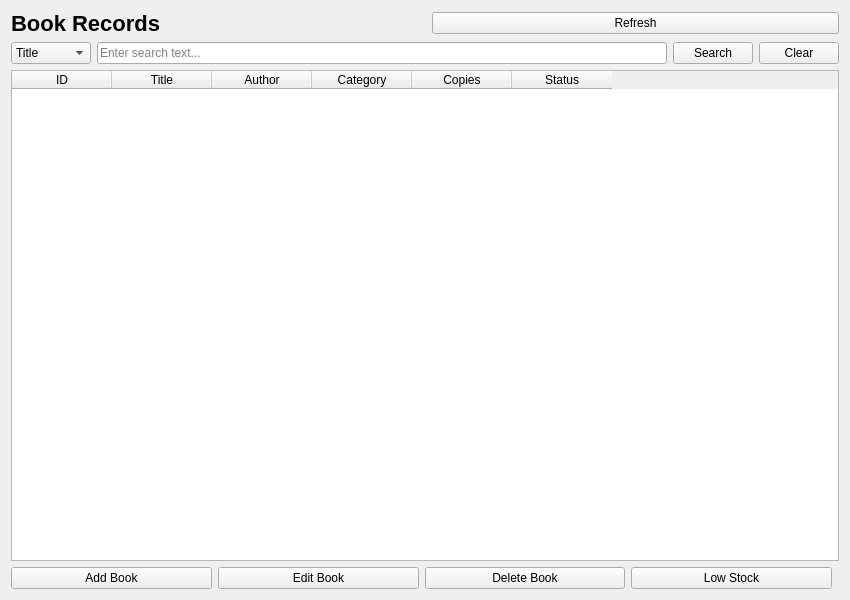
<?xml version="1.0" encoding="UTF-8"?>
<ui version="4.0">
 <class>BookRecords</class>
 <widget class="QWidget" name="BookRecords">
  <property name="geometry">
   <rect>
    <x>0</x>
    <y>0</y>
    <width>850</width>
    <height>600</height>
   </rect>
  </property>
  <property name="windowTitle">
   <string>Book Records</string>
  </property>

  <layout class="QVBoxLayout" name="verticalLayout_main">

   <!-- HEADER -->
   <item>
    <layout class="QHBoxLayout" name="layout_header">
     <item>
      <widget class="QLabel" name="label_header">
       <property name="text">
        <string>Book Records</string>
       </property>
       <property name="alignment">
        <set>Qt::AlignLeft|Qt::AlignVCenter</set>
       </property>
       <property name="styleSheet">
        <string notr="true">font-size: 22px; font-weight: bold;</string>
       </property>
      </widget>
     </item>
     <item>
      <spacer name="spacer_header" >
       <property name="orientation"><enum>Qt::Horizontal</enum></property>
      </spacer>
     </item>
     <item>
      <widget class="QPushButton" name="btnRefresh">
       <property name="text">
        <string>Refresh</string>
       </property>
      </widget>
     </item>
    </layout>
   </item>


   <!-- SEARCH AREA -->
   <item>
    <layout class="QHBoxLayout" name="layout_search">

     <item>
      <widget class="QComboBox" name="comboSearchType">
       <item><property name="text"><string>Title</string></property></item>
       <item><property name="text"><string>Author</string></property></item>
       <item><property name="text"><string>Category</string></property></item>
      </widget>
     </item>

     <item>
      <widget class="QLineEdit" name="lineSearch">
       <property name="placeholderText">
        <string>Enter search text...</string>
       </property>
      </widget>
     </item>

     <item>
      <widget class="QPushButton" name="btnSearch">
       <property name="text">
        <string>Search</string>
       </property>
      </widget>
     </item>

     <item>
      <widget class="QPushButton" name="btnClearSearch">
       <property name="text">
        <string>Clear</string>
       </property>
      </widget>
     </item>

    </layout>
   </item>


   <!-- BOOKS TABLE -->
   <item>
    <widget class="QTableWidget" name="tableBooks">
     <column>
      <property name="text"><string>ID</string></property>
     </column>
     <column>
      <property name="text"><string>Title</string></property>
     </column>
     <column>
      <property name="text"><string>Author</string></property>
     </column>
     <column>
      <property name="text"><string>Category</string></property>
     </column>
     <column>
      <property name="text"><string>Copies</string></property>
     </column>
     <column>
      <property name="text"><string>Status</string></property>
     </column>
    </widget>
   </item>


   <!-- ACTION BUTTONS -->
   <item>
    <layout class="QHBoxLayout" name="layout_actions">

     <item>
      <widget class="QPushButton" name="btnAddBook">
       <property name="text"><string>Add Book</string></property>
      </widget>
     </item>

     <item>
      <widget class="QPushButton" name="btnEditBook">
       <property name="text"><string>Edit Book</string></property>
      </widget>
     </item>

     <item>
      <widget class="QPushButton" name="btnDeleteBook">
       <property name="text"><string>Delete Book</string></property>
      </widget>
     </item>

     <item>
      <widget class="QPushButton" name="btnLowStock">
       <property name="text"><string>Low Stock</string></property>
      </widget>
     </item>

     <item>
      <spacer name="spacer_actions">
       <property name="orientation"><enum>Qt::Horizontal</enum></property>
      </spacer>
     </item>

    </layout>
   </item>

  </layout>

 </widget>
 <resources/>
 <connections/>
</ui>
